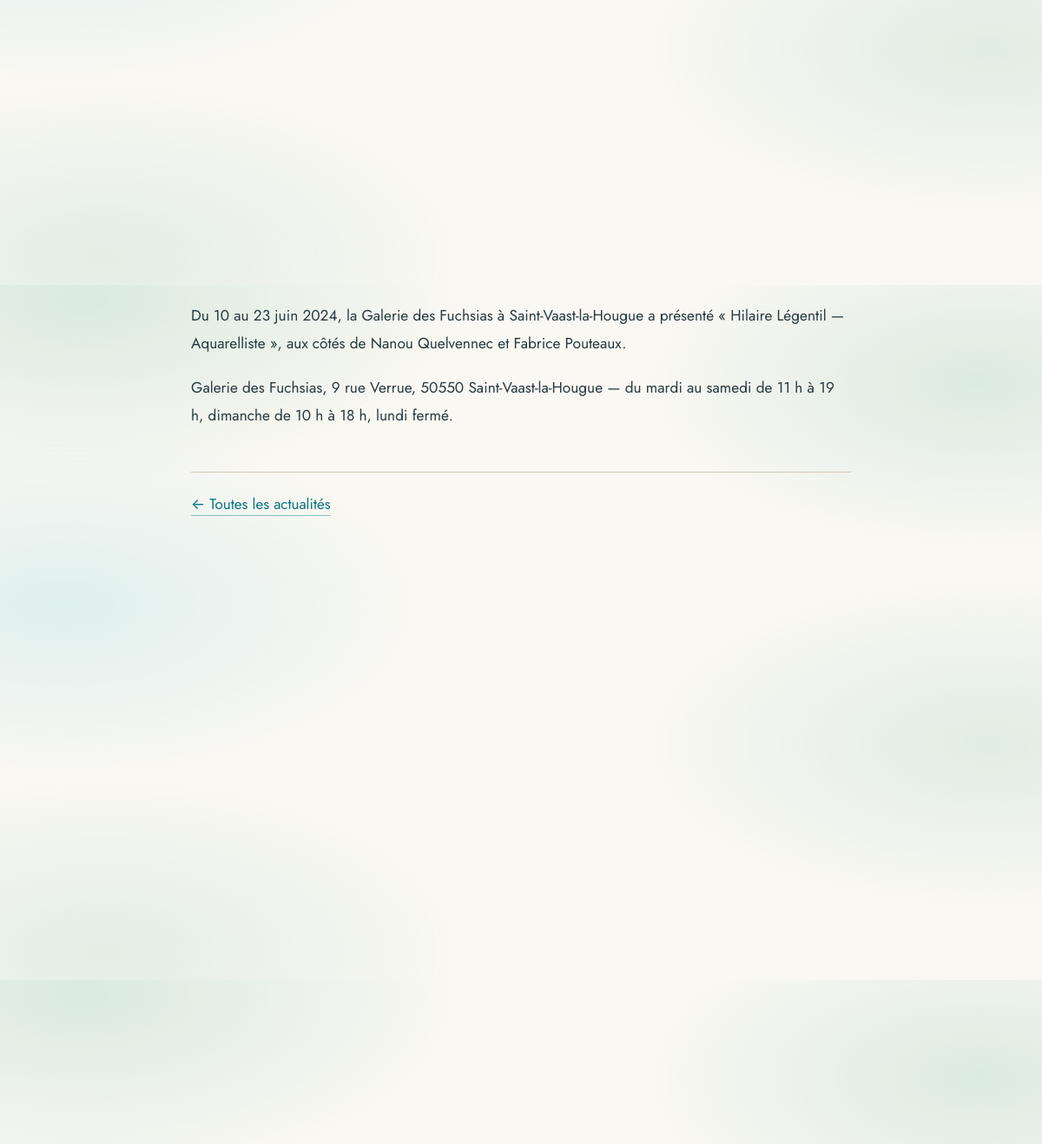
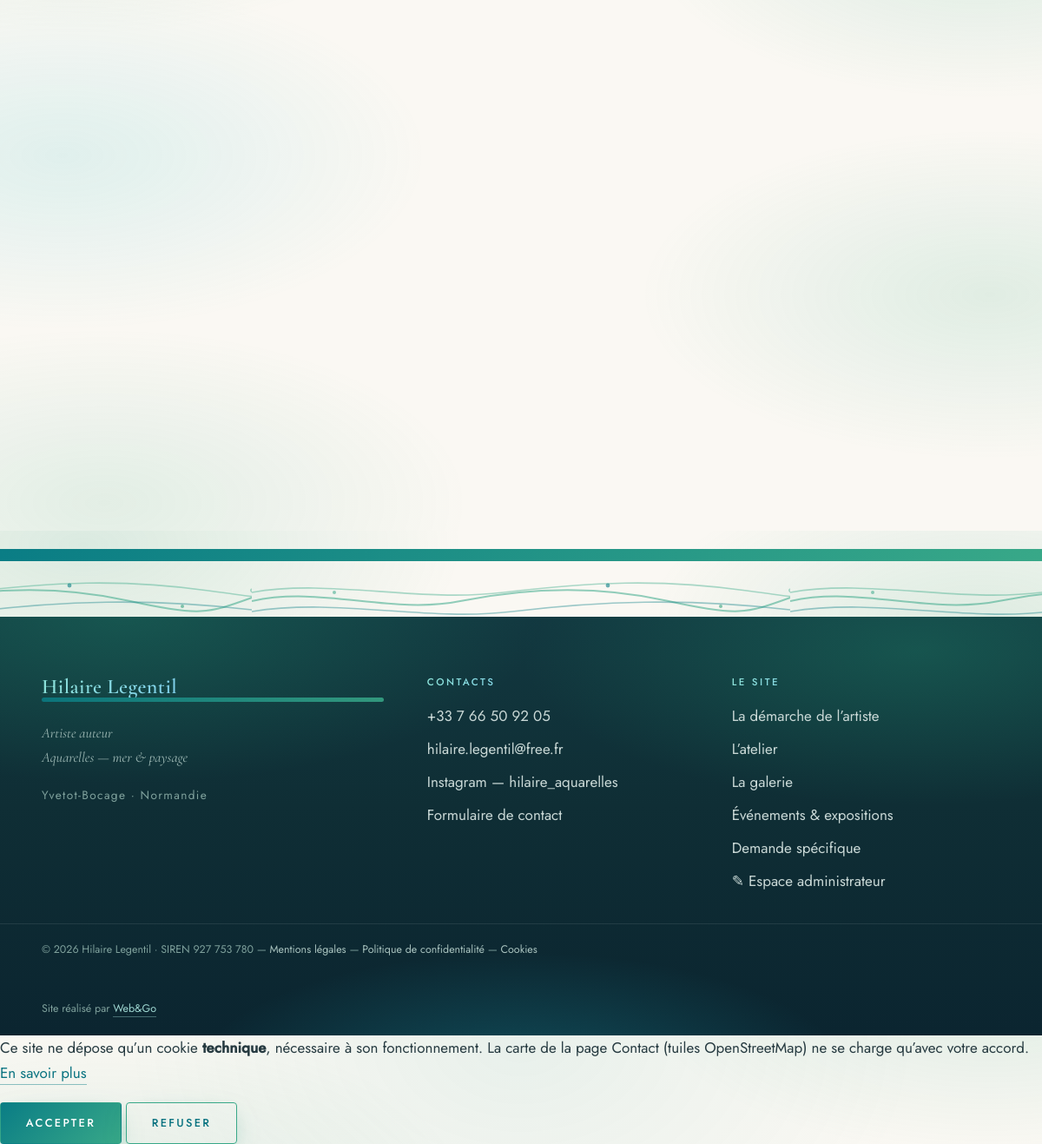
/evenements/galerie-des-fuchsias-saint-vaast-2024 (lower part), run on an earlier commit of the app's database (2 pictures, top to bottom).
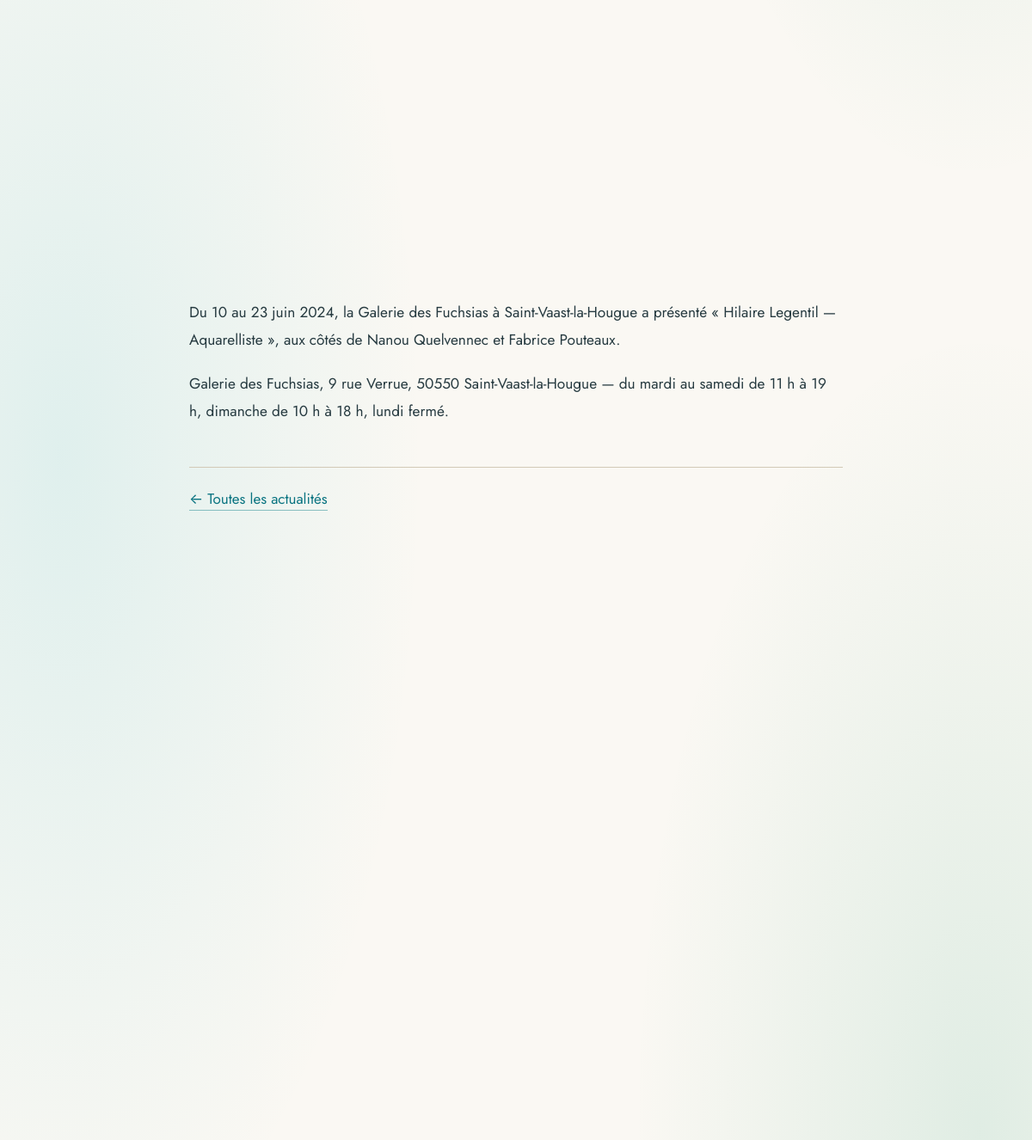
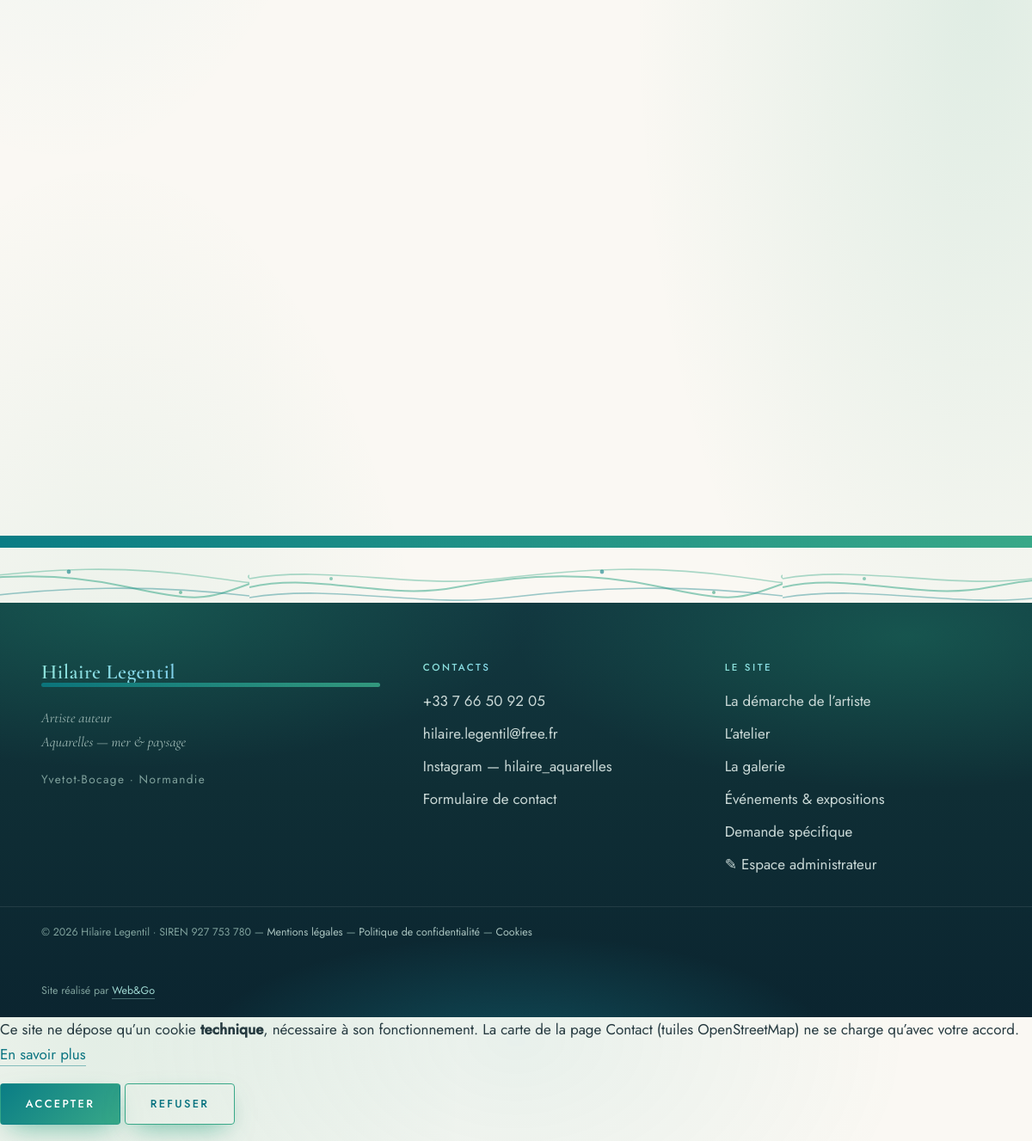
And on a later commit of the database (2 pictures, top to bottom).
### tables this page shows
CREATE TABLE settings (
    key TEXT PRIMARY KEY,
    value TEXT NOT NULL DEFAULT ''
);

### app.py (the view)
@app.route("/evenements/<slug>")
def news_item(slug):
    row, images = get_news_item(slug)
    if row is None or (not row["published"] and not auth.current_admin()):
        abort(404)
    others = [n for n in get_news(limit=4) if n["id"] != row["id"]][:3]
    return render_template("news_item.html", n=row, images=images, others=others)

### app.py (called while the page is built)
@app.template_filter("date_fr")
def date_fr(value):
    return parse_date(value)[0]

@app.template_filter("paras")
def paras(value):
    return nl2paras(value)

@app.context_processor
def inject_globals():
    s = db.get_settings()
    hl_works = get_works()
    return {
        "SITE": SITE,
        "S": s,
        "admin_user": auth.current_admin(),
        "csrf": auth.csrf_token(),
        "year": date.today().year,
        "map_center": [49.4894, -1.5048],   # Yvetot-Bocage (Normandie)
        "map_radius": 75000,                # 75 km
        "hl_slugs": ",".join(w["slug"] for w in hl_works),
        "hl_total": len(hl_works),
        "vapid_pub": VAPID_PUB,
    }

def get_works(only_published=True):
    conn = db.connect()
    q = "SELECT * FROM works"
    if only_published:
        q += " WHERE published = 1"
    q += " ORDER BY position, id"
    rows = conn.execute(q).fetchall()
    conn.close()
    return rows

### auth.py (called while the page is built)
def current_admin():
    return session.get("admin_user") if session.get("admin_auth") else None

def csrf_token():
    if "csrf" not in session:
        session["csrf"] = secrets.token_hex(16)
    return session["csrf"]

### templates/news_item.html (shortened to what this page needs)
{% extends "base.html" %}
{% from "_macros.html" import picture %}
{% block content %}
<article class="section">
  <div class="container article">
    {% if n.cover %}
    <figure class="article-cover reveal">
      {{ picture('news', n.cover, n.title, sizes='(max-width:1000px) 92vw, 880px') }}
    </figure>
    {% endif %}
    <div class="article-body reveal">
      {% for p in n.body|paras %}<p>{{ p }}</p>{% endfor %}
    </div>
    <div class="article-footer reveal">
      <a class="lnk" href="{{ url_for('news_list') }}">← Toutes les actualités</a>
    </div>
  </div>
</article>
{% if others %}
<section class="section section-news more-news">
  <div class="container">
    <div class="news-rows">
    </div>
  </div>
</section>
{% endif %}
{% endblock %}

### templates/base.html (shortened to what this page needs)
<!DOCTYPE html>
<html lang="fr">
<head>
<link rel="stylesheet" href="/static/css/fonts.css">
<link rel="stylesheet" href="/static/css/main.css">
</head>
<body class="pg-{{ request.endpoint or 'home' }}">
<main id="contenu">
{% block content %}{% endblock %}
</main>
<div class="spectrum" aria-hidden="true"></div>
<footer class="site-footer">
  <div class="footer-inner">
    <div class="footer-col footer-id">
      <p class="brand-name">Hilaire&nbsp;Legentil</p>
      <p class="footer-baseline">{{ S.get('footer_job', 'Artiste auteur') }}<br>{{ S.get('footer_tag', 'Aquarelles — mer & paysage') }}</p>
      <p class="footer-loc">Yvetot-Bocage · Normandie</p>
    </div>
    <div class="footer-col">
      <h2 class="footer-title">Contacts</h2>
      <ul class="footer-list">
        {% if S.get('contact_phone') %}<li><a href="tel:{{ S.get('contact_phone','')|replace(' ','') }}">{{ S.get('contact_phone') }}</a></li>{% endif %}
        {% if S.get('contact_email') %}<li><a href="mailto:{{ S.get('contact_email') }}">{{ S.get('contact_email') }}</a></li>{% endif %}
        {% if S.get('instagram') %}<li><a href="https://www.instagram.com/{{ S.get('instagram') }}/" rel="me noopener" target="_blank">Instagram — {{ S.get('instagram') }}</a></li>{% endif %}
        <li><a href="{{ url_for('contact') }}">Formulaire de contact</a></li>
      </ul>
    </div>
    <div class="footer-col">
      <h2 class="footer-title">Le site</h2>
      <ul class="footer-list">
        <li><a href="{{ url_for('artist') }}">La démarche de l’artiste</a></li>
        <li><a href="{{ url_for('atelier') }}">L’atelier</a></li>
        <li><a href="{{ url_for('gallery') }}">La galerie</a></li>
        <li><a href="{{ url_for('news_list') }}">Événements &amp; expositions</a></li>
        <li><a href="{{ url_for('specific_request') }}">Demande spécifique</a></li>
        <li><a href="{{ url_for('admin_login') }}" rel="nofollow">✎ Espace administrateur</a></li>
      </ul>
    </div>
  </div>
  <div class="footer-legal">
    <p>© {{ year }} Hilaire Legentil · SIREN 927 753 780 —
       <a href="{{ url_for('legal') }}">Mentions légales</a> —
       <a href="{{ url_for('privacy') }}">Politique de confidentialité</a> —
       <a href="{{ url_for('privacy') }}#cookies">Cookies</a></p>
    <p class="footer-credit">Site réalisé par <a href="http://webetgo.fr" target="_blank" rel="noopener">Web&amp;Go</a></p>
  </div>
</footer>
{% if request.cookies.get('hl_consent') is none %}
<aside class="cookie-bar" id="cookie-bar" role="region" aria-label="Gestion des cookies">
  <div class="cookie-inner">
    <p class="cookie-txt">Ce site ne dépose qu’un cookie <strong>technique</strong>, nécessaire à son fonctionnement.
       La carte de la page Contact (tuiles OpenStreetMap) ne se charge qu’avec votre accord{% if S.get('ga_id') %}, de même que la mesure d’audience anonymisée{% endif %}.
       <a class="lnk" href="{{ url_for('privacy') }}#cookies">En savoir plus</a></p>
    <p class="cookie-actions">
      <button class="btn" id="ck-accept" type="button">Accepter</button>
      <button class="btn btn-outline" id="ck-refuse" type="button">Refuser</button>
    </p>
  </div>
</aside>
{% endif %}
</body>
</html>

What changed in the data, as far as the page shows it:
added settings: get "Artiste auteur"
added settings: get "Aquarelles — mer & paysage"
Also different on the page:
{{ S.get('footer_job', 'Artiste auteur') }}: "Artiste auteur" → (not shown)
{{ S.get('footer_tag', 'Aquarelles — mer & paysage') }}: "Aquarelles — mer & paysage" → (not shown)
new list line: "Du 10 au 23 juin 2024, la Galerie des Fuchsias à Saint-Vaast-la-Hougue a présenté « Hilaire Legentil — Aquarelliste », aux côtés de Nanou Quelvennec et Fabrice Pouteaux."
list line gone: "Du 10 au 23 juin 2024, la Galerie des Fuchsias à Saint-Vaast-la-Hougue a présenté « Hilaire Légentil — Aquarelliste », aux côtés de Nanou Quelvennec et Fabrice Pouteaux."
